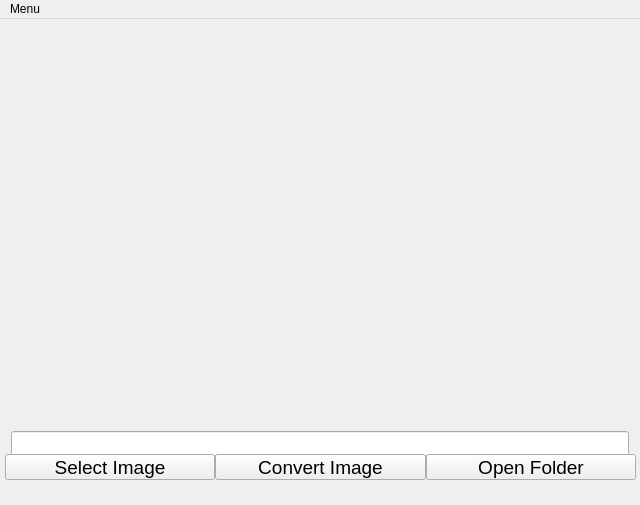
<?xml version="1.0" encoding="UTF-8"?>
<ui version="4.0">
 <class>MainWindow</class>
 <widget class="QMainWindow" name="MainWindow">
  <property name="geometry">
   <rect>
    <x>0</x>
    <y>0</y>
    <width>640</width>
    <height>505</height>
   </rect>
  </property>
  <property name="minimumSize">
   <size>
    <width>640</width>
    <height>505</height>
   </size>
  </property>
  <property name="maximumSize">
   <size>
    <width>640</width>
    <height>505</height>
   </size>
  </property>
  <property name="windowTitle">
   <string>.image converter</string>
  </property>
  <widget class="QWidget" name="centralwidget">
   <widget class="QWidget" name="verticalLayoutWidget">
    <property name="geometry">
     <rect>
      <x>0</x>
      <y>0</y>
      <width>641</width>
      <height>471</height>
     </rect>
    </property>
    <property name="font">
     <font>
      <pointsize>14</pointsize>
     </font>
    </property>
    <layout class="QVBoxLayout" name="verticalLayout">
     <property name="spacing">
      <number>0</number>
     </property>
     <property name="leftMargin">
      <number>5</number>
     </property>
     <property name="topMargin">
      <number>5</number>
     </property>
     <property name="rightMargin">
      <number>5</number>
     </property>
     <property name="bottomMargin">
      <number>5</number>
     </property>
     <item>
      <widget class="QLabel" name="image">
       <property name="enabled">
        <bool>true</bool>
       </property>
       <property name="minimumSize">
        <size>
         <width>631</width>
         <height>390</height>
        </size>
       </property>
       <property name="maximumSize">
        <size>
         <width>631</width>
         <height>390</height>
        </size>
       </property>
       <property name="font">
        <font>
         <pointsize>14</pointsize>
        </font>
       </property>
       <property name="styleSheet">
        <string notr="true">color: rgb(238, 238, 238);</string>
       </property>
       <property name="text">
        <string/>
       </property>
      </widget>
     </item>
     <item>
      <layout class="QVBoxLayout" name="verticalLayout_2">
       <property name="spacing">
        <number>0</number>
       </property>
       <property name="topMargin">
        <number>5</number>
       </property>
       <item alignment="Qt::AlignHCenter">
        <widget class="QLineEdit" name="folderLocation">
         <property name="minimumSize">
          <size>
           <width>618</width>
           <height>25</height>
          </size>
         </property>
         <property name="maximumSize">
          <size>
           <width>618</width>
           <height>20</height>
          </size>
         </property>
         <property name="font">
          <font>
           <pointsize>14</pointsize>
          </font>
         </property>
         <property name="layoutDirection">
          <enum>Qt::LeftToRight</enum>
         </property>
         <property name="readOnly">
          <bool>true</bool>
         </property>
        </widget>
       </item>
       <item>
        <layout class="QHBoxLayout" name="horizontalLayout">
         <property name="spacing">
          <number>0</number>
         </property>
         <property name="sizeConstraint">
          <enum>QLayout::SetMaximumSize</enum>
         </property>
         <property name="leftMargin">
          <number>0</number>
         </property>
         <property name="rightMargin">
          <number>0</number>
         </property>
         <item>
          <widget class="QPushButton" name="btnselectImage">
           <property name="minimumSize">
            <size>
             <width>0</width>
             <height>20</height>
            </size>
           </property>
           <property name="font">
            <font>
             <pointsize>14</pointsize>
            </font>
           </property>
           <property name="text">
            <string>Select Image</string>
           </property>
          </widget>
         </item>
         <item>
          <widget class="QPushButton" name="btnconvertImage">
           <property name="minimumSize">
            <size>
             <width>0</width>
             <height>20</height>
            </size>
           </property>
           <property name="font">
            <font>
             <pointsize>14</pointsize>
            </font>
           </property>
           <property name="text">
            <string>Convert Image</string>
           </property>
          </widget>
         </item>
         <item>
          <widget class="QPushButton" name="btnopenFolder">
           <property name="minimumSize">
            <size>
             <width>0</width>
             <height>20</height>
            </size>
           </property>
           <property name="font">
            <font>
             <pointsize>14</pointsize>
            </font>
           </property>
           <property name="text">
            <string>Open Folder</string>
           </property>
          </widget>
         </item>
        </layout>
       </item>
      </layout>
     </item>
    </layout>
   </widget>
   <widget class="QLabel" name="appbg">
    <property name="geometry">
     <rect>
      <x>0</x>
      <y>0</y>
      <width>640</width>
      <height>505</height>
     </rect>
    </property>
    <property name="font">
     <font>
      <pointsize>14</pointsize>
     </font>
    </property>
    <property name="text">
     <string/>
    </property>
   </widget>
   <zorder>appbg</zorder>
   <zorder>verticalLayoutWidget</zorder>
  </widget>
  <widget class="QMenuBar" name="menubar">
   <property name="geometry">
    <rect>
     <x>0</x>
     <y>0</y>
     <width>640</width>
     <height>24</height>
    </rect>
   </property>
   <widget class="QMenu" name="menu">
    <property name="font">
     <font>
      <pointsize>15</pointsize>
     </font>
    </property>
    <property name="title">
     <string>Menu</string>
    </property>
    <addaction name="actSetting"/>
    <addaction name="actAbout"/>
    <addaction name="actExit"/>
   </widget>
   <addaction name="menu"/>
  </widget>
  <action name="actionSettings">
   <property name="text">
    <string>Settings</string>
   </property>
  </action>
  <action name="actionExit">
   <property name="text">
    <string>Exit</string>
   </property>
  </action>
  <action name="actSetting">
   <property name="text">
    <string>Settings</string>
   </property>
   <property name="toolTip">
    <string>Inställningar för .hec converter</string>
   </property>
   <property name="font">
    <font>
     <pointsize>14</pointsize>
    </font>
   </property>
  </action>
  <action name="actExit">
   <property name="text">
    <string>Exit</string>
   </property>
   <property name="font">
    <font>
     <pointsize>14</pointsize>
    </font>
   </property>
  </action>
  <action name="actAbout">
   <property name="text">
    <string>About</string>
   </property>
   <property name="toolTip">
    <string>Om .heic converter</string>
   </property>
   <property name="font">
    <font>
     <pointsize>14</pointsize>
    </font>
   </property>
  </action>
 </widget>
 <resources/>
 <connections/>
</ui>
